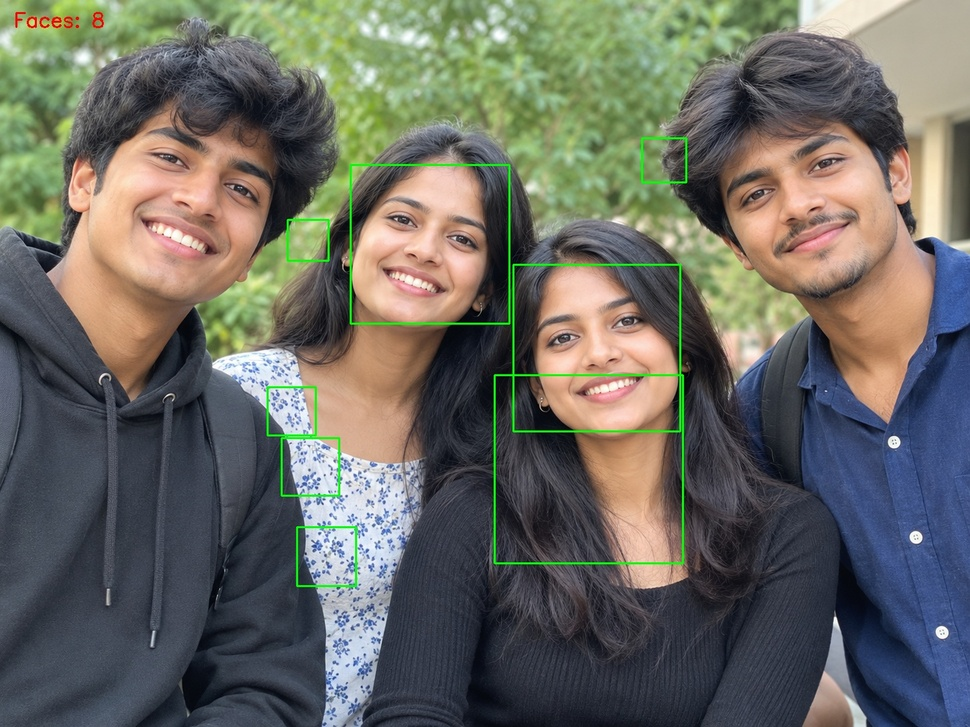
#> input picture Lab/experiment 38/EXP 38/face_count.jpg, 970 x 727 px, shrunk from 1448 x 1086 before the run
$ python 'exp 38.py'
#> lines starting #> are read from the running program, lines starting #| are printed output that depends on the picture; after the words box and inside, x2 and y2 are one past the last pixel; in counts of white or black regions, pixels touching at a corner belong together
import cv2
from tkinter import Tk, filedialog

# Select image
root = Tk()
root.withdraw()

path = filedialog.askopenfilename(
    filetypes=[("Images", "*.jpg *.jpeg *.png")]
)
#> the answer given: face_count.jpg

if not path:
    exit()

# Read image
img = cv2.imread(path)
#> img is the input picture: shape (727, 970, 3); mean B, G, R 97.8, 105.9, 105.7

if img is None:
    print("Unable to read image")
    exit()

# Convert to grayscale
gray = cv2.cvtColor(img, cv2.COLOR_BGR2GRAY)
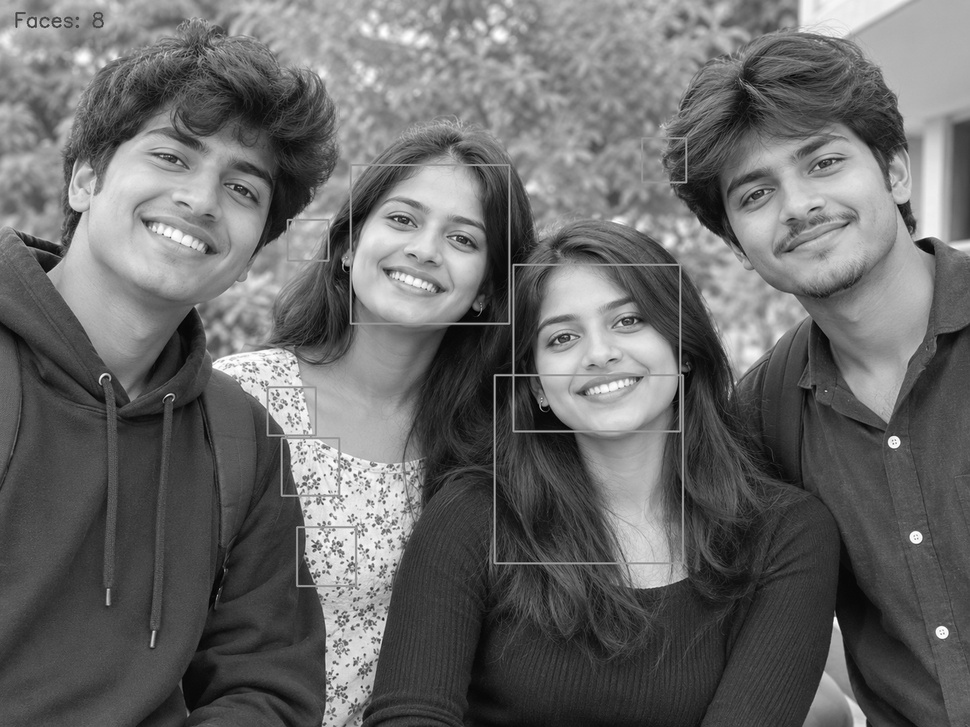
#> gray: shape (727, 970); min 0, max 255, mean 104.9

# Load face detector
face_cascade = cv2.CascadeClassifier(
    cv2.data.haarcascades +
    "haarcascade_frontalface_default.xml"
)

# Detect faces
faces = face_cascade.detectMultiScale(
    gray, 1.1, 5
)
#> faces = [[596, 441, 65, 65], [295, 524, 62, 62], [351, 166, 155, 155], [514, 266, 164, 164]]

# Count and mark faces
count = len(faces)
#> count = 4

for (x, y, w, h) in faces:
    cv2.rectangle(
        img, (x, y), (x+w, y+h), (0, 255, 0), 2
    )
#> this loop made 4 passes
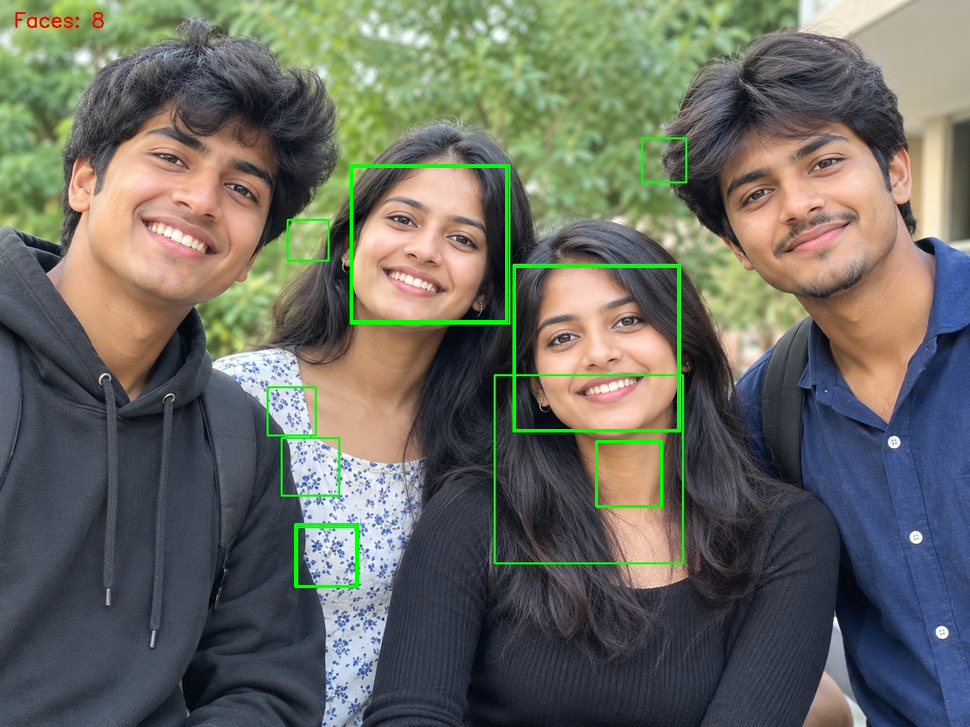
#> img: shape (727, 970, 3); 0.76% of pixels changed, all inside (x1, y1, x2, y2) = (294, 165, 680, 588)

# Display face count
print("Number of faces detected:", count)
#| Number of faces detected: 4

cv2.putText(
    img,
    "Faces: " + str(count),
    (20, 40),
    cv2.FONT_HERSHEY_SIMPLEX,
    1,
    (0, 0, 255),
    2
)
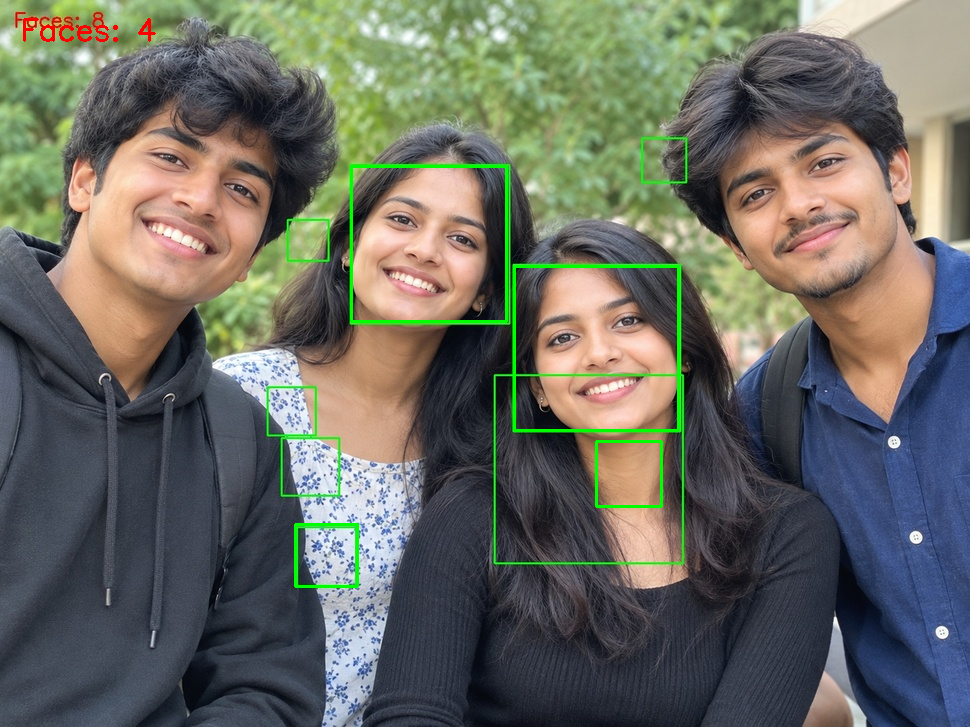
#> img: shape (727, 970, 3); 0.12% of pixels changed, all inside (x1, y1, x2, y2) = (23, 18, 156, 42)

# Display result
cv2.imshow("Face Counting", img)

# Save output
cv2.imwrite(
    "C:/Users/Admin/Desktop/face_count.jpg", img
)

cv2.waitKey(0)
cv2.destroyAllWindows()
